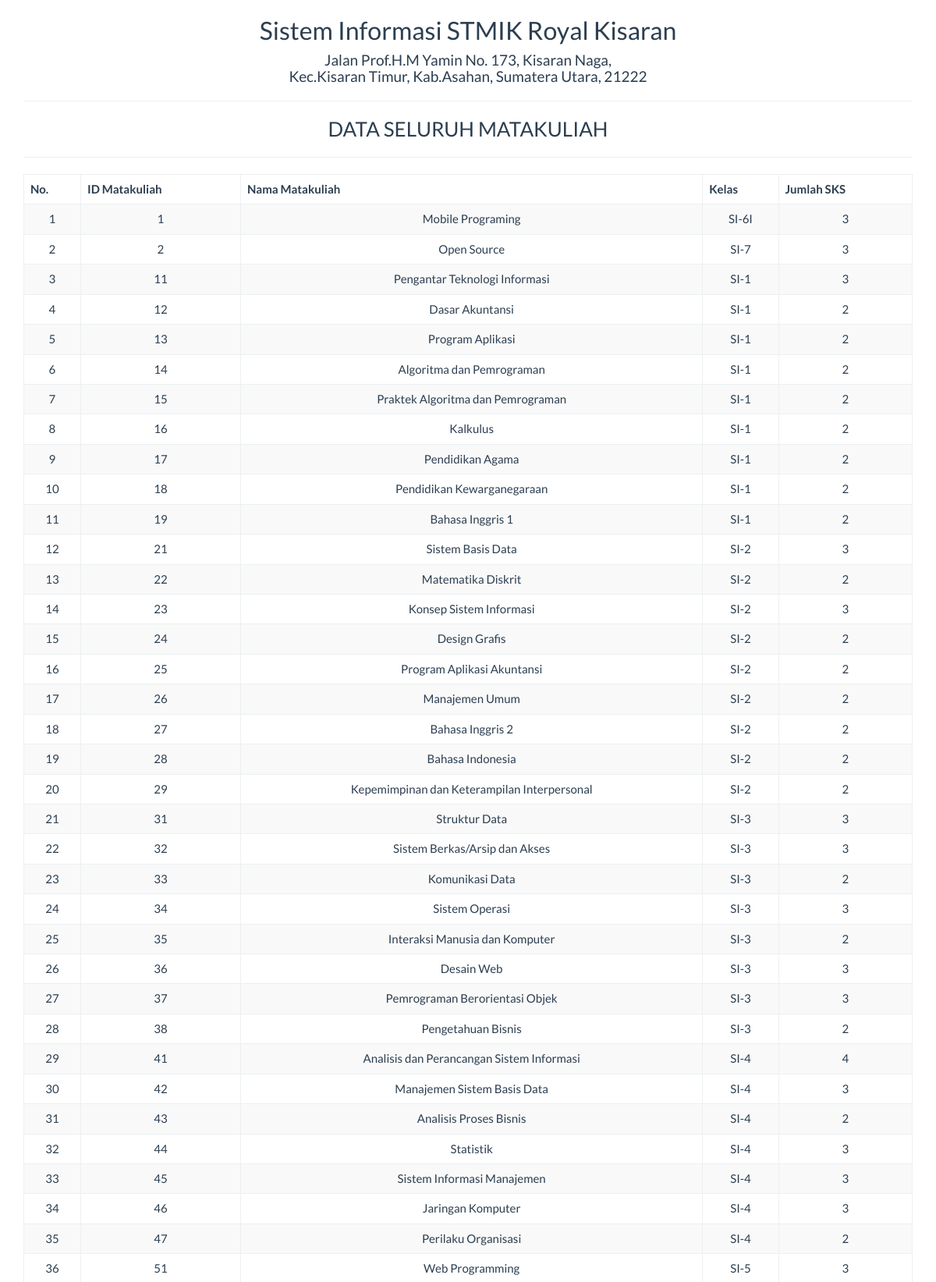
Screenshot of /report/matakuliah_semua.php (upper part) with the database file from the repository.
### tables this page shows
CREATE TABLE `matakuliah` (
  `Id_Matakuliah` int(20) NOT NULL,
  `Nama` varchar(100) NOT NULL,
  `Kelas` varchar(100) NOT NULL,
  `Sks` varchar(5) NOT NULL
);

### report/matakuliah_semua.php (the view, shortened to what this page needs)
<!DOCTYPE html>
<html>
    <head>
        <link href="../Assets/css/bootstrap.min.css" rel="stylesheet" type="text/css"/>
    </head>
    <body onload="print()">
        <?php
        include '../config/koneksi.php';
        ?>
        <div class="container">
            <div class='row'>
                <div class="col-sm-12">
                    <div class="text-center">
                          <h2>Sistem Informasi STMIK Royal Kisaran </h2>
                        <h4>Jalan Prof.H.M Yamin No. 173, Kisaran Naga, <br> Kec.Kisaran Timur, Kab.Asahan, Sumatera Utara, 21222</h4>
                        <hr>
                        <h3>DATA SELURUH MATAKULIAH</h3>
                        <hr>
                        <table class="table table-bordered table-striped table-hover">
                        <tbody>
                                <thead>
								<tr>
									<th>No.</th><th width="18%">ID Matakuliah</th><th>Nama Matakuliah</th><th>Kelas</th><th>Jumlah SKS</th>
								</tr>
								</thead>
							<tbody>
                            <?php
                            $sql = "SELECT * FROM matakuliah";
                            $query = mysqli_query($koneksi, $sql) or die("SQL Anda Salah");
                            $nomor = 0;
                            while ($data = mysqli_fetch_array($query)) {
                                $nomor++;
                                ?>
                                <tr>
                                    <td><?= $nomor ?></td>
                                    <td><?= $data['Id_Matakuliah'] ?></td>
                                    <td><?= $data['Nama'] ?></td>
                                    <td><?= $data['Kelas'] ?></td>
                                    <td><?= $data['Sks'] ?></td>
                                </tr>
                            <?php } ?>
							</tbody>
                        </tbody>
                        </table>
                    </div>
                </div>
            </div>
    </body>
</html>

### rows the page displays
matakuliah: Id_Matakuliah "1", Nama "Mobile Programing", Kelas "SI-6I", Sks "3"
matakuliah: Id_Matakuliah "2", Nama "Open Source", Kelas "SI-7", Sks "3"
matakuliah: Id_Matakuliah "11", Nama "Pengantar Teknologi Informasi", Kelas "SI-1", Sks "3"
matakuliah: Id_Matakuliah "12", Nama "Dasar Akuntansi", Kelas "SI-1", Sks "2"
matakuliah: Id_Matakuliah "13", Nama "Program Aplikasi", Kelas "SI-1", Sks "2"
matakuliah: Id_Matakuliah "14", Nama "Algoritma dan Pemrograman", Kelas "SI-1", Sks "2"
matakuliah: Id_Matakuliah "15", Nama "Praktek Algoritma dan Pemrograman", Kelas "SI-1", Sks "2"
matakuliah: Id_Matakuliah "16", Nama "Kalkulus", Kelas "SI-1", Sks "2"
matakuliah: Id_Matakuliah "17", Nama "Pendidikan Agama", Kelas "SI-1", Sks "2"
matakuliah: Id_Matakuliah "18", Nama "Pendidikan Kewarganegaraan", Kelas "SI-1", Sks "2"
matakuliah: Id_Matakuliah "19", Nama "Bahasa Inggris 1", Kelas "SI-1", Sks "2"
matakuliah: Id_Matakuliah "21", Nama "Sistem Basis Data", Kelas "SI-2", Sks "3"
matakuliah: Id_Matakuliah "22", Nama "Matematika Diskrit", Kelas "SI-2", Sks "2"
matakuliah: Id_Matakuliah "23", Nama "Konsep Sistem Informasi", Kelas "SI-2", Sks "3"
matakuliah: Id_Matakuliah "24", Nama "Design Grafis", Kelas "SI-2", Sks "2"
matakuliah: Id_Matakuliah "25", Nama "Program Aplikasi Akuntansi", Kelas "SI-2", Sks "2"
matakuliah: Id_Matakuliah "26", Nama "Manajemen Umum", Kelas "SI-2", Sks "2"
matakuliah: Id_Matakuliah "27", Nama "Bahasa Inggris 2", Kelas "SI-2", Sks "2"
matakuliah: Id_Matakuliah "28", Nama "Bahasa Indonesia", Kelas "SI-2", Sks "2"
matakuliah: Id_Matakuliah "29", Nama "Kepemimpinan dan Keterampilan Interpersonal", Kelas "SI-2", Sks "2"
matakuliah: Id_Matakuliah "31", Nama "Struktur Data", Kelas "SI-3", Sks "3"
matakuliah: Id_Matakuliah "32", Nama "Sistem Berkas/Arsip dan Akses", Kelas "SI-3", Sks "3"
matakuliah: Id_Matakuliah "33", Nama "Komunikasi Data", Kelas "SI-3", Sks "2"
matakuliah: Id_Matakuliah "34", Nama "Sistem Operasi", Kelas "SI-3", Sks "3"
matakuliah: Id_Matakuliah "35", Nama "Interaksi Manusia dan Komputer", Kelas "SI-3", Sks "2"
matakuliah: Id_Matakuliah "36", Nama "Desain Web", Kelas "SI-3", Sks "3"
matakuliah: Id_Matakuliah "37", Nama "Pemrograman Berorientasi Objek", Kelas "SI-3", Sks "3"
matakuliah: Id_Matakuliah "38", Nama "Pengetahuan Bisnis", Kelas "SI-3", Sks "2"
matakuliah: Id_Matakuliah "41", Nama "Analisis dan Perancangan Sistem Informasi", Kelas "SI-4", Sks "4"
matakuliah: Id_Matakuliah "42", Nama "Manajemen Sistem Basis Data", Kelas "SI-4", Sks "3"
matakuliah: Id_Matakuliah "43", Nama "Analisis Proses Bisnis", Kelas "SI-4", Sks "2"
matakuliah: Id_Matakuliah "44", Nama "Statistik", Kelas "SI-4", Sks "3"
matakuliah: Id_Matakuliah "45", Nama "Sistem Informasi Manajemen", Kelas "SI-4", Sks "3"
matakuliah: Id_Matakuliah "46", Nama "Jaringan Komputer", Kelas "SI-4", Sks "3"
matakuliah: Id_Matakuliah "47", Nama "Perilaku Organisasi", Kelas "SI-4", Sks "2"
matakuliah: Id_Matakuliah "51", Nama "Web Programming", Kelas "SI-5", Sks "3"
